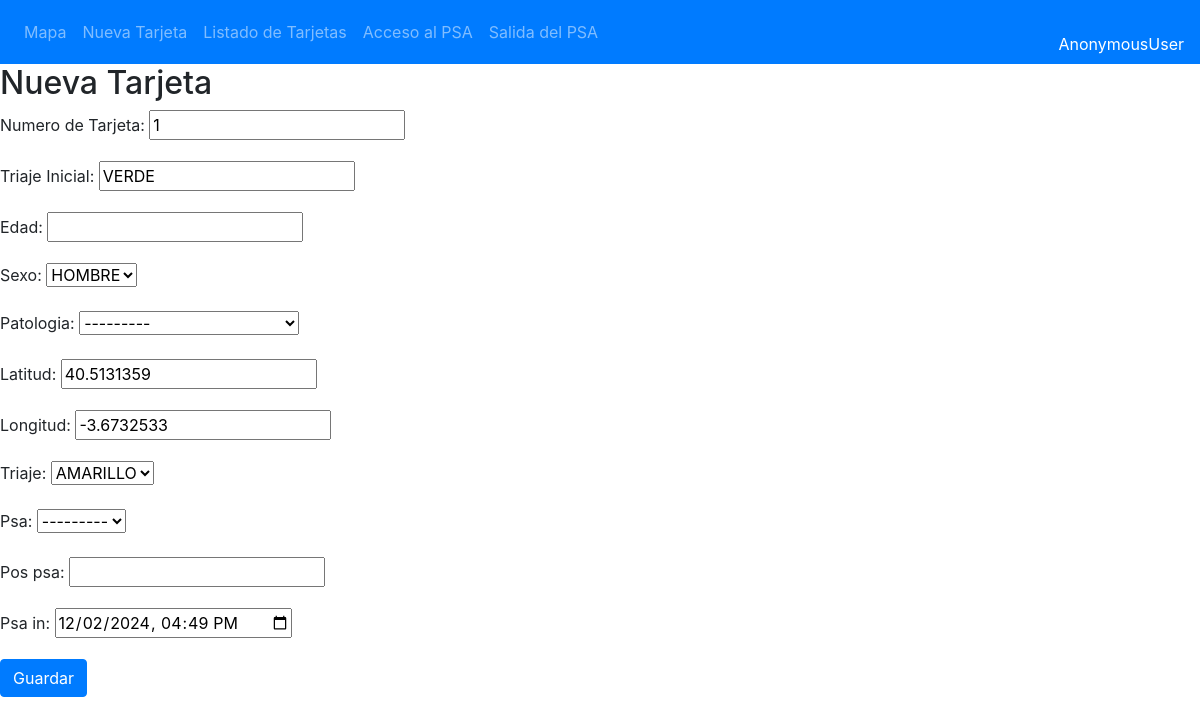
The app's page /tarjetas/tarjeta_psa_in/3/ with its own data.
### tarjetas/models.py (models this page shows, shortened)
class Tarjeta(models.Model):
    TRIAJE = (
        ('VERDE', 'VERDE'),
        ('AMARILLO','AMARILLO'),
        ('ROJO', 'ROJO'),
        ('MORADO', 'MORADO'),
        ('NEGRO', 'NEGRO'),
    )
    ESTADO_TRASLADO = (
        ('PENDIENTE', 'PENDIENTE'),
        ('SOLICITADO', 'SOLICITADO'),
        ('GESTIONADO', 'GESTIONADO'),
        ('SALIDA_PSA', 'SALIDA_PSA'),
        ('REALIZADO', 'REALIZADO'),
        ('ALTA LUGAR', 'ALTA LUGAR'),
    )
    SEXO = (
        ('HOMBRE', 'HOMBRE'),
        ('MUJER','MUJER'),
        ('NSNC', 'NS/NC'),
    )
    num_t = models.CharField(max_length=100, blank=False)
    edad = models.IntegerField(blank=True, null=True)
    sexo = models.CharField(max_length=32,choices=SEXO)
    filiacion = models.CharField(max_length=200, blank=True)
    patologia = models.ForeignKey(Patologia, models.DO_NOTHING, db_column='patologia', blank=True, null=True)
    diagnostico = models.CharField(max_length=500, blank=True)
    tratamiento = models.CharField(max_length=500, blank=True)
    traslada_a = models.ForeignKey(Destino, models.DO_NOTHING, db_column='destino', blank=True, null=True)
    traslada_por = models.CharField(max_length=50, blank=True)
    triaje_ini = models.CharField(max_length=10,choices=TRIAJE)
    triaje = models.CharField(max_length=10,choices=TRIAJE)
    estado_traslado = models.CharField(max_length=32,choices=ESTADO_TRASLADO)
    latitud = models.FloatField(blank=True, null=True)
    longitud = models.FloatField(blank=True, null=True)
    evento = models.ForeignKey(Evento, models.DO_NOTHING, db_column='evento', blank=True, null=True)
    hora_ini = models.DateTimeField(auto_now_add=True)
    psa_in = models.DateTimeField(blank=True, null=True)
    psa_out = models.DateTimeField(blank=True, null=True)
    dest_in = models.DateTimeField(blank=True, null=True)
    hora_fin = models.DateTimeField(blank=True, null=True)
    pos_psa = models.CharField(max_length=100, blank=True)
    psa = models.ForeignKey(Psa, models.DO_NOTHING, db_column='psa', blank=True, null=True)

### tarjetas/views.py (the view)
# urls.py: path('tarjeta_psa_in/<int:tarjeta_id>/', views.tarjeta_psa_in, name='tarjeta_psa_in'),
def tarjeta_psa_in(request, tarjeta_id):
    post = get_object_or_404(Tarjeta,id=tarjeta_id)
    if request.method == "POST":
        form = TarjetaPsaInForm(request.POST.copy(), instance=post)
        if form.is_valid():
            post = form.save()
            post.save()
            return redirect('roll_2', )
    else:
        form = TarjetaPsaInForm(instance=post)
    return render(request, 'tarjetas/tarjeta_psa_in.html', {'form': form})

### tarjetas/forms.py
class TarjetaPsaInForm(forms.ModelForm):
    class Meta:
        model = Tarjeta
        fields = ('num_t', 'triaje_ini', 'edad', 'sexo', 'patologia', 'latitud', 'longitud', 'triaje', 'psa', 'pos_psa', 'psa_in')
        labels = {
            'num_t': 'Numero de Tarjeta',
            'triaje_ini': 'Triaje Inicial',
        }
        widgets = {
            'num_t': forms.TextInput(attrs={'readonly': 'readonly'}),
            'triaje_ini': forms.TextInput(attrs={'readonly': 'readonly'}),
            'latitud': forms.TextInput(attrs={'id': 'id_latitud', 'readonly': 'readonly'}),
            'longitud': forms.TextInput(attrs={'id': 'id_longitud', 'readonly': 'readonly'}),
            'psa_in': forms.DateTimeInput(attrs={'type': 'datetime-local'}, format='%d/%m/%Y %H:%M'),
        }
    def __init__(self, *args, **kwargs):
        super().__init__(*args, **kwargs)
        self.fields['psa_in'].initial = now().strftime('%d/%m/%Y %H:%M')

### tarjetas/models.py (called while the page is built)
    def __str__(self):
        return self.tipo

    def __str__(self):
        return self.lugar

### tarjetas/templates/tarjetas/tarjeta_psa_in.html (shortened to what this page needs)
{% extends "base.html" %}
  {% block content %}
  <h2>Nueva Tarjeta</h2>
  <form method="POST" class="form-group">{% csrf_token %}
    {{ form.as_p }}
    <button type="submit" class="btn btn-primary">Guardar</button>
  </form>
  {% endblock %}

### records on screen
Tarjeta: num_t "1", triaje_ini "VERDE", sexo "HOMBRE", patologia "---------", latitud "40.5131359", longitud "-3.6732533", triaje "AMARILLO", psa "---------", psa_in "12/02/2024 16:49"

### other values on screen
{{ request.user }} "AnonymousUser"
